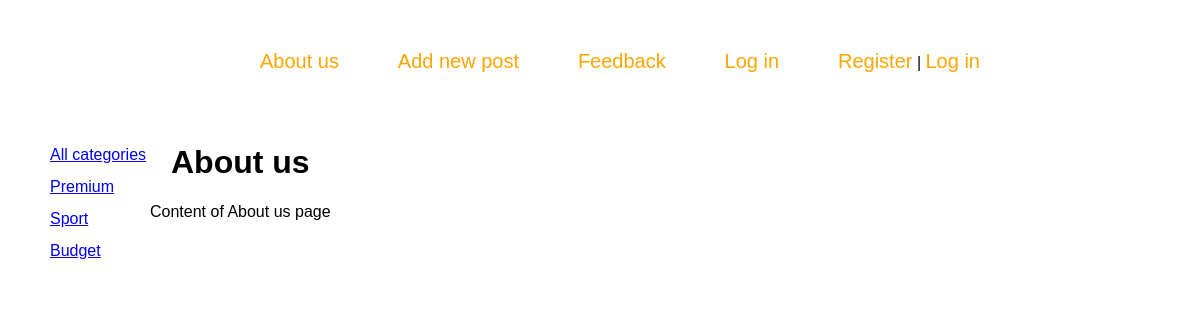
The page /about/ on the database its author committed.
### cars/models.py (models this page shows, shortened)
class Category(models.Model):
    name = models.CharField(max_length=100, db_index=True, verbose_name='Категория')
    slug = models.SlugField(max_length=255, unique=True, db_index=True, verbose_name="URL")
    def get_absolute_url(self):
        return reverse('category', kwargs={'cat_slug': self.slug})
    class Meta:
        verbose_name = 'Категория'
        verbose_name_plural = 'Категория'
        ordering = ['id']

### cars/views.py (the view)
# urls.py: path('about/', about, name='about'),
def about(request):
    return render(request, 'cars/about.html', {'menu': menu, 'title': 'About us'})

### cars/templatetags/cars_tags.py (called while the page is built)
@register.inclusion_tag('cars/list_categories.html')
def show_categories(sort=None, cat_selected=0):
    if not sort:
        cats = Category.objects.all()
    else:
        cats = Category.objects.order_by(sort)
    return {"cats": cats, 'cat_selected': cat_selected}

### cars/templates/cars/about.html
{% extends 'cars/base.html' %}
{% block content %}
<h1>{{title}}</h1>
<p>Content of About us page</p>
{% endblock %}

### cars/templates/cars/list_categories.html
{% for c in cats %}
    {% if c.pk == cat_selected %}
        <li class="selected">{{c.name}}</li>
    {% else %}
        <li><a href="{{ c.get_absolute_url }}">{{c.name}}</a></li>
    {% endif %}
{% endfor %}

### cars/static/cars/css/style.css (style rules this page uses)
html, body { box-sizing: border-box; padding: 0; margin: 0; font-family: Arial; }
h1 { text-align: center; }

### rows shown on the page
Category: name "Premium"
Category: name "Sport"
Category: name "Budget"

### other values the page prints
{{ m.title }} "About us" "Add new post" "Feedback" "Log in"
{{ title }} "About us"
